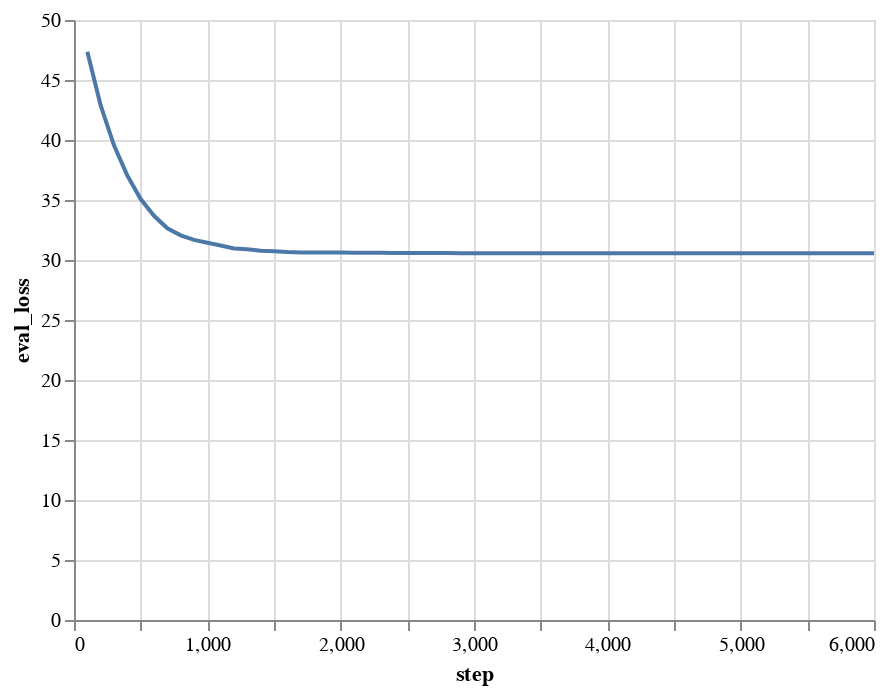

Notebook code cell kept with this figure:
### Code cell
import altair as alt
alt.Chart(trainer_log).mark_line().encode(
  x='step',
  y='eval_loss'
).interactive(bind_y=False)

### Figure 1 — Vega-Lite specification as saved in the notebook (floating-point values rounded to 4 significant figures)
{"config": {"view": {"continuousWidth": 400, "continuousHeight": 300}}, "data": {"name": "data-2385c572cdd56adfecb3e281f64b221f"}, "mark": "line", "encoding": {"x": {"field": "step", "type": "quantitative"}, "y": {"field": "eval_loss", "type": "quantitative"}}, "selection": {"selector014": {"type": "interval", "bind": "scales", "encodings": ["x"]}}, "$schema": "https://vega.github.io/schema/vega-lite/v4.17.0.json", "datasets": {"data-2385c572cdd56adfecb3e281f64b221f": [{"loss": null, "learning_rate": null, "epoch": 0.06, "step": 100, "eval_loss": 47.36, "eval_runtime": 3.253, "eval_samples_per_second": 153.7, "eval_steps_per_second": 19.37, "train_runtime": null, "train_samples_per_second": null, "train_steps_per_second": null, "total_flos": null, "train_loss": null}, {"loss": null, "learning_rate": null, "epoch": 0.13, "step": 200, "eval_loss": 42.88, "eval_runtime": 3.252, "eval_samples_per_second": 153.8, "eval_steps_per_second": 19.38, "train_runtime": null, "train_samples_per_second": null, "train_steps_per_second": null, "total_flos": null, "train_loss": null}, {"loss": null, "learning_rate": null, "epoch": 0.19, "step": 300, "eval_loss": 39.55, "eval_runtime": 3.248, "eval_samples_per_second": 153.9, "eval_steps_per_second": 19.39, "train_runtime": null, "train_samples_per_second": null, "train_steps_per_second": null, "total_flos": null, "train_loss": null}, {"loss": null, "learning_rate": null, "epoch": 0.26, "step": 400, "eval_loss": 37.04, "eval_runtime": 3.248, "eval_samples_per_second": 153.9, "eval_steps_per_second": 19.39, "train_runtime": null, "train_samples_per_second": null, "train_steps_per_second": null, "total_flos": null, "train_loss": null}, {"loss": null, "learning_rate": null, "epoch": 0.32, "step": 500, "eval_loss": 35.08, "eval_runtime": 3.253, "eval_samples_per_second": 153.7, "eval_steps_per_second": 19.36, "train_runtime": null, "train_samples_per_second": null, "train_steps_per_second": null, "total_flos": null, "train_loss": null}, {"loss": null, "learning_rate": null, "epoch": 0.39, "step": 600, "eval_loss": 33.68, "eval_runtime": 3.259, "eval_samples_per_second": 153.4, "eval_steps_per_second": 19.33, "train_runtime": null, "train_samples_per_second": null, "train_steps_per_second": null, "total_flos": null, "train_loss": null}, {"loss": null, "learning_rate": null, "epoch": 0.45, "step": 700, "eval_loss": 32.64, "eval_runtime": 3.248, "eval_samples_per_second": 154.0, "eval_steps_per_second": 19.4, "train_runtime": null, "train_samples_per_second": null, "train_steps_per_second": null, "total_flos": null, "train_loss": null}, {"loss": null, "learning_rate": null, "epoch": 0.51, "step": 800, "eval_loss": 32.05, "eval_runtime": 3.25, "eval_samples_per_second": 153.9, "eval_steps_per_second": 19.39, "train_runtime": null, "train_samples_per_second": null, "train_steps_per_second": null, "total_flos": null, "train_loss": null}, {"loss": null, "learning_rate": null, "epoch": 0.58, "step": 900, "eval_loss": 31.68, "eval_runtime": 3.253, "eval_samples_per_second": 153.7, "eval_steps_per_second": 19.37, "train_runtime": null, "train_samples_per_second": null, "train_steps_per_second": null, "total_flos": null, "train_loss": null}, {"loss": null, "learning_rate": null, "epoch": 0.64, "step": 1000, "eval_loss": 31.44, "eval_runtime": 3.251, "eval_samples_per_second": 153.8, "eval_steps_per_second": 19.38, "train_runtime": null, "train_samples_per_second": null, "train_steps_per_second": null, "total_flos": null, "train_loss": null}, {"loss": null, "learning_rate": null, "epoch": 0.71, "step": 1100, "eval_loss": 31.2, "eval_runtime": 3.25, "eval_samples_per_second": 153.9, "eval_steps_per_second": 19.39, "train_runtime": null, "train_samples_per_second": null, "train_steps_per_second": null, "total_flos": null, "train_loss": null}, {"loss": null, "learning_rate": null, "epoch": 0.77, "step": 1200, "eval_loss": 30.96, "eval_runtime": 3.247, "eval_samples_per_second": 154.0, "eval_steps_per_second": 19.4, "train_runtime": null, "train_samples_per_second": null, "train_steps_per_second": null, "total_flos": null, "train_loss": null}, {"loss": null, "learning_rate": null, "epoch": 0.83, "step": 1300, "eval_loss": 30.9, "eval_runtime": 3.248, "eval_samples_per_second": 153.9, "eval_steps_per_second": 19.4, "train_runtime": null, "train_samples_per_second": null, "train_steps_per_second": null, "total_flos": null, "train_loss": null}, {"loss": null, "learning_rate": null, "epoch": 0.9, "step": 1400, "eval_loss": 30.78, "eval_runtime": 3.253, "eval_samples_per_second": 153.7, "eval_steps_per_second": 19.37, "train_runtime": null, "train_samples_per_second": null, "train_steps_per_second": null, "total_flos": null, "train_loss": null}, {"loss": null, "learning_rate": null, "epoch": 0.96, "step": 1500, "eval_loss": 30.72, "eval_runtime": 3.247, "eval_samples_per_second": 154.0, "eval_steps_per_second": 19.4, "train_runtime": null, "train_samples_per_second": null, "train_steps_per_second": null, "total_flos": null, "train_loss": null}, {"loss": null, "learning_rate": null, "epoch": 1.03, "step": 1600, "eval_loss": 30.66, "eval_runtime": 3.25, "eval_samples_per_second": 153.8, "eval_steps_per_second": 19.39, "train_runtime": null, "train_samples_per_second": null, "train_steps_per_second": null, "total_flos": null, "train_loss": null}, {"loss": null, "learning_rate": null, "epoch": 1.09, "step": 1700, "eval_loss": 30.63, "eval_runtime": 3.251, "eval_samples_per_second": 153.8, "eval_steps_per_second": 19.38, "train_runtime": null, "train_samples_per_second": null, "train_steps_per_second": null, "total_flos": null, "train_loss": null}, {"loss": null, "learning_rate": null, "epoch": 1.16, "step": 1800, "eval_loss": 30.63, "eval_runtime": 3.251, "eval_samples_per_second": 153.8, "eval_steps_per_second": 19.38, "train_runtime": null, "train_samples_per_second": null, "train_steps_per_second": null, "total_flos": null, "train_loss": null}, {"loss": null, "learning_rate": null, "epoch": 1.22, "step": 1900, "eval_loss": 30.62, "eval_runtime": 3.254, "eval_samples_per_second": 153.7, "eval_steps_per_second": 19.36, "train_runtime": null, "train_samples_per_second": null, "train_steps_per_second": null, "total_flos": null, "train_loss": null}, {"loss": null, "learning_rate": null, "epoch": 1.28, "step": 2000, "eval_loss": 30.62, "eval_runtime": 3.25, "eval_samples_per_second": 153.8, "eval_steps_per_second": 19.38, "train_runtime": null, "train_samples_per_second": null, "train_steps_per_second": null, "total_flos": null, "train_loss": null}, {"loss": null, "learning_rate": null, "epoch": 1.35, "step": 2100, "eval_loss": 30.6, "eval_runtime": 3.248, "eval_samples_per_second": 153.9, "eval_steps_per_second": 19.39, "train_runtime": null, "train_samples_per_second": null, "train_steps_per_second": null, "total_flos": null, "train_loss": null}, {"loss": null, "learning_rate": null, "epoch": 1.41, "step": 2200, "eval_loss": 30.6, "eval_runtime": 3.246, "eval_samples_per_second": 154.0, "eval_steps_per_second": 19.41, "train_runtime": null, "train_samples_per_second": null, "train_steps_per_second": null, "total_flos": null, "train_loss": null}, {"loss": null, "learning_rate": null, "epoch": 1.48, "step": 2300, "eval_loss": 30.6, "eval_runtime": 3.25, "eval_samples_per_second": 153.8, "eval_steps_per_second": 19.39, "train_runtime": null, "train_samples_per_second": null, "train_steps_per_second": null, "total_flos": null, "train_loss": null}, {"loss": null, "learning_rate": null, "epoch": 1.54, "step": 2400, "eval_loss": 30.58, "eval_runtime": 3.251, "eval_samples_per_second": 153.8, "eval_steps_per_second": 19.38, "train_runtime": null, "train_samples_per_second": null, "train_steps_per_second": null, "total_flos": null, "train_loss": null}, {"loss": null, "learning_rate": null, "epoch": 1.6, "step": 2500, "eval_loss": 30.58, "eval_runtime": 3.25, "eval_samples_per_second": 153.8, "eval_steps_per_second": 19.39, "train_runtime": null, "train_samples_per_second": null, "train_steps_per_second": null, "total_flos": null, "train_loss": null}, {"loss": null, "learning_rate": null, "epoch": 1.67, "step": 2600, "eval_loss": 30.58, "eval_runtime": 3.25, "eval_samples_per_second": 153.9, "eval_steps_per_second": 19.39, "train_runtime": null, "train_samples_per_second": null, "train_steps_per_second": null, "total_flos": null, "train_loss": null}, {"loss": null, "learning_rate": null, "epoch": 1.73, "step": 2700, "eval_loss": 30.57, "eval_runtime": 3.25, "eval_samples_per_second": 153.8, "eval_steps_per_second": 19.38, "train_runtime": null, "train_samples_per_second": null, "train_steps_per_second": null, "total_flos": null, "train_loss": null}, {"loss": null, "learning_rate": null, "epoch": 1.8, "step": 2800, "eval_loss": 30.58, "eval_runtime": 3.251, "eval_samples_per_second": 153.8, "eval_steps_per_second": 19.38, "train_runtime": null, "train_samples_per_second": null, "train_steps_per_second": null, "total_flos": null, "train_loss": null}, {"loss": null, "learning_rate": null, "epoch": 1.86, "step": 2900, "eval_loss": 30.57, "eval_runtime": 3.252, "eval_samples_per_second": 153.8, "eval_steps_per_second": 19.37, "train_runtime": null, "train_samples_per_second": null, "train_steps_per_second": null, "total_flos": null, "train_loss": null}, {"loss": null, "learning_rate": null, "epoch": 1.93, "step": 3000, "eval_loss": 30.57, "eval_runtime": 3.25, "eval_samples_per_second": 153.8, "eval_steps_per_second": 19.39, "train_runtime": null, "train_samples_per_second": null, "train_steps_per_second": null, "total_flos": null, "train_loss": null}, {"loss": null, "learning_rate": null, "epoch": 1.99, "step": 3100, "eval_loss": 30.57, "eval_runtime": 3.251, "eval_samples_per_second": 153.8, "eval_steps_per_second": 19.38, "train_runtime": null, "train_samples_per_second": null, "train_steps_per_second": null, "total_flos": null, "train_loss": null}, {"loss": null, "learning_rate": null, "epoch": 2.05, "step": 3200, "eval_loss": 30.57, "eval_runtime": 3.25, "eval_samples_per_second": 153.8, "eval_steps_per_second": 19.38, "train_runtime": null, "train_samples_per_second": null, "train_steps_per_second": null, "total_flos": null, "train_loss": null}, {"loss": null, "learning_rate": null, "epoch": 2.12, "step": 3300, "eval_loss": 30.57, "eval_runtime": 3.249, "eval_samples_per_second": 153.9, "eval_steps_per_second": 19.39, "train_runtime": null, "train_samples_per_second": null, "train_steps_per_second": null, "total_flos": null, "train_loss": null}, {"loss": null, "learning_rate": null, "epoch": 2.18, "step": 3400, "eval_loss": 30.57, "eval_runtime": 3.249, "eval_samples_per_second": 153.9, "eval_steps_per_second": 19.39, "train_runtime": null, "train_samples_per_second": null, "train_steps_per_second": null, "total_flos": null, "train_loss": null}, {"loss": null, "learning_rate": null, "epoch": 2.25, "step": 3500, "eval_loss": 30.56, "eval_runtime": 3.253, "eval_samples_per_second": 153.7, "eval_steps_per_second": 19.37, "train_runtime": null, "train_samples_per_second": null, "train_steps_per_second": null, "total_flos": null, "train_loss": null}, {"loss": null, "learning_rate": null, "epoch": 2.31, "step": 3600, "eval_loss": 30.56, "eval_runtime": 3.251, "eval_samples_per_second": 153.8, "eval_steps_per_second": 19.38, "train_runtime": null, "train_samples_per_second": null, "train_steps_per_second": null, "total_flos": null, "train_loss": null}, {"loss": null, "learning_rate": null, "epoch": 2.37, "step": 3700, "eval_loss": 30.56, "eval_runtime": 3.251, "eval_samples_per_second": 153.8, "eval_steps_per_second": 19.38, "train_runtime": null, "train_samples_per_second": null, "train_steps_per_second": null, "total_flos": null, "train_loss": null}, {"loss": null, "learning_rate": null, "epoch": 2.44, "step": 3800, "eval_loss": 30.57, "eval_runtime": 3.249, "eval_samples_per_second": 153.9, "eval_steps_per_second": 19.39, "train_runtime": null, "train_samples_per_second": null, "train_steps_per_second": null, "total_flos": null, "train_loss": null}, {"loss": null, "learning_rate": null, "epoch": 2.5, "step": 3900, "eval_loss": 30.57, "eval_runtime": 3.252, "eval_samples_per_second": 153.8, "eval_steps_per_second": 19.38, "train_runtime": null, "train_samples_per_second": null, "train_steps_per_second": null, "total_flos": null, "train_loss": null}, {"loss": null, "learning_rate": null, "epoch": 2.57, "step": 4000, "eval_loss": 30.57, "eval_runtime": 3.252, "eval_samples_per_second": 153.8, "eval_steps_per_second": 19.38, "train_runtime": null, "train_samples_per_second": null, "train_steps_per_second": null, "total_flos": null, "train_loss": null}, {"loss": null, "learning_rate": null, "epoch": 2.63, "step": 4100, "eval_loss": 30.56, "eval_runtime": 3.25, "eval_samples_per_second": 153.8, "eval_steps_per_second": 19.38, "train_runtime": null, "train_samples_per_second": null, "train_steps_per_second": null, "total_flos": null, "train_loss": null}, {"loss": null, "learning_rate": null, "epoch": 2.7, "step": 4200, "eval_loss": 30.57, "eval_runtime": 3.25, "eval_samples_per_second": 153.9, "eval_steps_per_second": 19.39, "train_runtime": null, "train_samples_per_second": null, "train_steps_per_second": null, "total_flos": null, "train_loss": null}, {"loss": null, "learning_rate": null, "epoch": 2.76, "step": 4300, "eval_loss": 30.57, "eval_runtime": 3.251, "eval_samples_per_second": 153.8, "eval_steps_per_second": 19.38, "train_runtime": null, "train_samples_per_second": null, "train_steps_per_second": null, "total_flos": null, "train_loss": null}, {"loss": null, "learning_rate": null, "epoch": 2.82, "step": 4400, "eval_loss": 30.57, "eval_runtime": 3.25, "eval_samples_per_second": 153.9, "eval_steps_per_second": 19.39, "train_runtime": null, "train_samples_per_second": null, "train_steps_per_second": null, "total_flos": null, "train_loss": null}, {"loss": null, "learning_rate": null, "epoch": 2.89, "step": 4500, "eval_loss": 30.57, "eval_runtime": 3.253, "eval_samples_per_second": 153.7, "eval_steps_per_second": 19.37, "train_runtime": null, "train_samples_per_second": null, "train_steps_per_second": null, "total_flos": null, "train_loss": null}, {"loss": null, "learning_rate": null, "epoch": 2.95, "step": 4600, "eval_loss": 30.57, "eval_runtime": 3.254, "eval_samples_per_second": 153.7, "eval_steps_per_second": 19.36, "train_runtime": null, "train_samples_per_second": null, "train_steps_per_second": null, "total_flos": null, "train_loss": null}, {"loss": null, "learning_rate": null, "epoch": 3.02, "step": 4700, "eval_loss": 30.57, "eval_runtime": 3.248, "eval_samples_per_second": 154.0, "eval_steps_per_second": 19.4, "train_runtime": null, "train_samples_per_second": null, "train_steps_per_second": null, "total_flos": null, "train_loss": null}, {"loss": null, "learning_rate": null, "epoch": 3.08, "step": 4800, "eval_loss": 30.57, "eval_runtime": 3.252, "eval_samples_per_second": 153.7, "eval_steps_per_second": 19.37, "train_runtime": null, "train_samples_per_second": null, "train_steps_per_second": null, "total_flos": null, "train_loss": null}, {"loss": null, "learning_rate": null, "epoch": 3.15, "step": 4900, "eval_loss": 30.57, "eval_runtime": 3.256, "eval_samples_per_second": 153.5, "eval_steps_per_second": 19.35, "train_runtime": null, "train_samples_per_second": null, "train_steps_per_second": null, "total_flos": null, "train_loss": null}, {"loss": null, "learning_rate": null, "epoch": 3.21, "step": 5000, "eval_loss": 30.56, "eval_runtime": 3.252, "eval_samples_per_second": 153.7, "eval_steps_per_second": 19.37, "train_runtime": null, "train_samples_per_second": null, "train_steps_per_second": null, "total_flos": null, "train_loss": null}, {"loss": null, "learning_rate": null, "epoch": 3.27, "step": 5100, "eval_loss": 30.56, "eval_runtime": 3.254, "eval_samples_per_second": 153.7, "eval_steps_per_second": 19.36, "train_runtime": null, "train_samples_per_second": null, "train_steps_per_second": null, "total_flos": null, "train_loss": null}, {"loss": null, "learning_rate": null, "epoch": 3.34, "step": 5200, "eval_loss": 30.57, "eval_runtime": 3.25, "eval_samples_per_second": 153.8, "eval_steps_per_second": 19.38, "train_runtime": null, "train_samples_per_second": null, "train_steps_per_second": null, "total_flos": null, "train_loss": null}, {"loss": null, "learning_rate": null, "epoch": 3.4, "step": 5300, "eval_loss": 30.57, "eval_runtime": 3.247, "eval_samples_per_second": 154.0, "eval_steps_per_second": 19.4, "train_runtime": null, "train_samples_per_second": null, "train_steps_per_second": null, "total_flos": null, "train_loss": null}, {"loss": null, "learning_rate": null, "epoch": 3.47, "step": 5400, "eval_loss": 30.57, "eval_runtime": 3.254, "eval_samples_per_second": 153.7, "eval_steps_per_second": 19.36, "train_runtime": null, "train_samples_per_second": null, "train_steps_per_second": null, "total_flos": null, "train_loss": null}, {"loss": null, "learning_rate": null, "epoch": 3.53, "step": 5500, "eval_loss": 30.56, "eval_runtime": 3.249, "eval_samples_per_second": 153.9, "eval_steps_per_second": 19.39, "train_runtime": null, "train_samples_per_second": null, "train_steps_per_second": null, "total_flos": null, "train_loss": null}, {"loss": null, "learning_rate": null, "epoch": 3.59, "step": 5600, "eval_loss": 30.57, "eval_runtime": 3.248, "eval_samples_per_second": 153.9, "eval_steps_per_second": 19.4, "train_runtime": null, "train_samples_per_second": null, "train_steps_per_second": null, "total_flos": null, "train_loss": null}, {"loss": null, "learning_rate": null, "epoch": 3.66, "step": 5700, "eval_loss": 30.57, "eval_runtime": 3.248, "eval_samples_per_second": 153.9, "eval_steps_per_second": 19.4, "train_runtime": null, "train_samples_per_second": null, "train_steps_per_second": null, "total_flos": null, "train_loss": null}, {"loss": null, "learning_rate": null, "epoch": 3.72, "step": 5800, "eval_loss": 30.56, "eval_runtime": 3.253, "eval_samples_per_second": 153.7, "eval_steps_per_second": 19.37, "train_runtime": null, "train_samples_per_second": null, "train_steps_per_second": null, "total_flos": null, "train_loss": null}, {"loss": null, "learning_rate": null, "epoch": 3.79, "step": 5900, "eval_loss": 30.57, "eval_runtime": 3.251, "eval_samples_per_second": 153.8, "eval_steps_per_second": 19.38, "train_runtime": null, "train_samples_per_second": null, "train_steps_per_second": null, "total_flos": null, "train_loss": null}, {"loss": null, "learning_rate": null, "epoch": 3.85, "step": 6000, "eval_loss": 30.57, "eval_runtime": 3.25, "eval_samples_per_second": 153.9, "eval_steps_per_second": 19.39, "train_runtime": null, "train_samples_per_second": null, "train_steps_per_second": null, "total_flos": null, "train_loss": null}]}}
